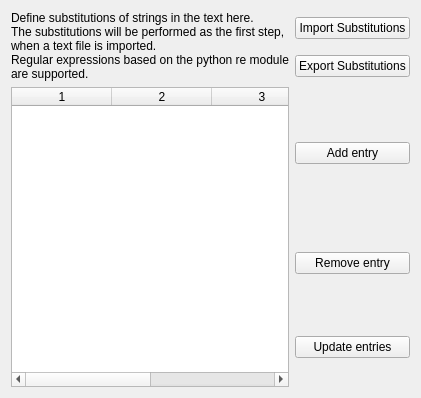
       <widget class="QWidget" name="tabSubstitutions">
        <attribute name="title">
         <string>Substitutions</string>
        </attribute>
        <layout class="QGridLayout" name="gridLayout_8">
         <item row="0" column="2">
          <widget class="QPushButton" name="butImportSubst">
           <property name="text">
            <string>Import Substitutions</string>
           </property>
          </widget>
         </item>
         <item row="5" column="2">
          <widget class="QPushButton" name="butRemoveSubst">
           <property name="text">
            <string>Remove entry</string>
           </property>
          </widget>
         </item>
         <item row="6" column="2">
          <widget class="QPushButton" name="butUpdateSubst">
           <property name="text">
            <string>Update entries</string>
           </property>
          </widget>
         </item>
         <item row="4" column="2">
          <widget class="QPushButton" name="butAddSubst">
           <property name="text">
            <string>Add entry</string>
           </property>
          </widget>
         </item>
         <item row="4" column="0" rowspan="3">
          <widget class="QTableWidget" name="tblSubst">
           <property name="minimumSize">
            <size>
             <width>0</width>
             <height>300</height>
            </size>
           </property>
           <property name="sortingEnabled">
            <bool>false</bool>
           </property>
           <property name="columnCount">
            <number>4</number>
           </property>
           <attribute name="horizontalHeaderCascadingSectionResizes">
            <bool>false</bool>
           </attribute>
           <attribute name="horizontalHeaderMinimumSectionSize">
            <number>27</number>
           </attribute>
           <attribute name="horizontalHeaderStretchLastSection">
            <bool>true</bool>
           </attribute>
           <column/>
           <column/>
           <column/>
           <column/>
          </widget>
         </item>
         <item row="1" column="2">
          <widget class="QPushButton" name="butExportSubst">
           <property name="text">
            <string>Export Substitutions</string>
           </property>
          </widget>
         </item>
         <item row="0" column="0" rowspan="2">
          <widget class="QLabel" name="label_4">
           <property name="maximumSize">
            <size>
             <width>16777215</width>
             <height>100</height>
            </size>
           </property>
           <property name="text">
            <string>Define substitutions of strings in the text here.
The substitutions will be performed as the first step, when a text file is imported.
Regular expressions based on the python re module are supported.</string>
           </property>
           <property name="wordWrap">
            <bool>true</bool>
           </property>
          </widget>
         </item>
        </layout>
       </widget>
